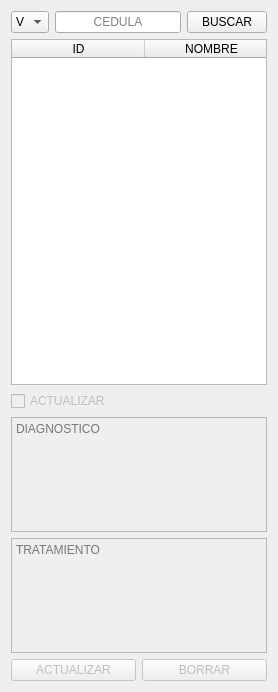
         <widget class="QWidget" name="widget_consultas">
          <layout class="QVBoxLayout" name="verticalLayout_20">
           <item>
            <layout class="QGridLayout" name="gridLayout_4" rowstretch="1,3,1,1,1">
             <item row="4" column="0" colspan="3">
              <widget class="QTextEdit" name="text_tratamiento_edit">
               <property name="enabled">
                <bool>false</bool>
               </property>
               <property name="tabChangesFocus">
                <bool>true</bool>
               </property>
               <property name="placeholderText">
                <string>TRATAMIENTO</string>
               </property>
              </widget>
             </item>
             <item row="0" column="0">
              <widget class="QComboBox" name="combo_nacionalidad_consultas">
               <property name="cursor">
                <cursorShape>PointingHandCursor</cursorShape>
               </property>
               <item>
                <property name="text">
                 <string>V</string>
                </property>
               </item>
               <item>
                <property name="text">
                 <string>E</string>
                </property>
               </item>
              </widget>
             </item>
             <item row="3" column="0" colspan="3">
              <widget class="QTextEdit" name="text_diagnostico_edit">
               <property name="enabled">
                <bool>false</bool>
               </property>
               <property name="tabChangesFocus">
                <bool>true</bool>
               </property>
               <property name="placeholderText">
                <string>DIAGNOSTICO</string>
               </property>
              </widget>
             </item>
             <item row="0" column="2">
              <widget class="QPushButton" name="boton_buscar_consultas">
               <property name="cursor">
                <cursorShape>PointingHandCursor</cursorShape>
               </property>
               <property name="text">
                <string>BUSCAR</string>
               </property>
              </widget>
             </item>
             <item row="1" column="0" colspan="3">
              <widget class="QTableWidget" name="table_consultas">
               <property name="layoutDirection">
                <enum>Qt::LayoutDirection::LeftToRight</enum>
               </property>
               <property name="horizontalScrollBarPolicy">
                <enum>Qt::ScrollBarPolicy::ScrollBarAlwaysOff</enum>
               </property>
               <property name="editTriggers">
                <set>QAbstractItemView::EditTrigger::NoEditTriggers</set>
               </property>
               <property name="alternatingRowColors">
                <bool>true</bool>
               </property>
               <property name="selectionBehavior">
                <enum>QAbstractItemView::SelectionBehavior::SelectRows</enum>
               </property>
               <property name="showGrid">
                <bool>false</bool>
               </property>
               <property name="rowCount">
                <number>0</number>
               </property>
               <attribute name="horizontalHeaderCascadingSectionResizes">
                <bool>false</bool>
               </attribute>
               <attribute name="horizontalHeaderDefaultSectionSize">
                <number>133</number>
               </attribute>
               <attribute name="horizontalHeaderHighlightSections">
                <bool>false</bool>
               </attribute>
               <attribute name="horizontalHeaderStretchLastSection">
                <bool>true</bool>
               </attribute>
               <attribute name="verticalHeaderVisible">
                <bool>false</bool>
               </attribute>
               <attribute name="verticalHeaderHighlightSections">
                <bool>false</bool>
               </attribute>
               <column>
                <property name="text">
                 <string>ID</string>
                </property>
               </column>
               <column>
                <property name="text">
                 <string>NOMBRE</string>
                </property>
               </column>
               <column>
                <property name="text">
                 <string>APELLIDO</string>
                </property>
               </column>
               <column>
                <property name="text">
                 <string>FECHA</string>
                </property>
               </column>
              </widget>
             </item>
             <item row="0" column="1">
              <widget class="QLineEdit" name="line_cedula_consultas">
               <property name="alignment">
                <set>Qt::AlignmentFlag::AlignCenter</set>
               </property>
               <property name="placeholderText">
                <string>CEDULA</string>
               </property>
              </widget>
             </item>
             <item row="2" column="0" colspan="3">
              <widget class="QCheckBox" name="check_editar_consultas">
               <property name="enabled">
                <bool>false</bool>
               </property>
               <property name="cursor">
                <cursorShape>PointingHandCursor</cursorShape>
               </property>
               <property name="text">
                <string>ACTUALIZAR</string>
               </property>
              </widget>
             </item>
            </layout>
           </item>
           <item>
            <layout class="QHBoxLayout" name="horizontalLayout_5">
             <item>
              <widget class="QPushButton" name="boton_actualizar_consultas">
               <property name="enabled">
                <bool>false</bool>
               </property>
               <property name="cursor">
                <cursorShape>PointingHandCursor</cursorShape>
               </property>
               <property name="text">
                <string>ACTUALIZAR</string>
               </property>
              </widget>
             </item>
             <item>
              <widget class="QPushButton" name="boton_borrar_consultas">
               <property name="enabled">
                <bool>false</bool>
               </property>
               <property name="cursor">
                <cursorShape>PointingHandCursor</cursorShape>
               </property>
               <property name="text">
                <string>BORRAR</string>
               </property>
              </widget>
             </item>
            </layout>
           </item>
          </layout>
         </widget>
